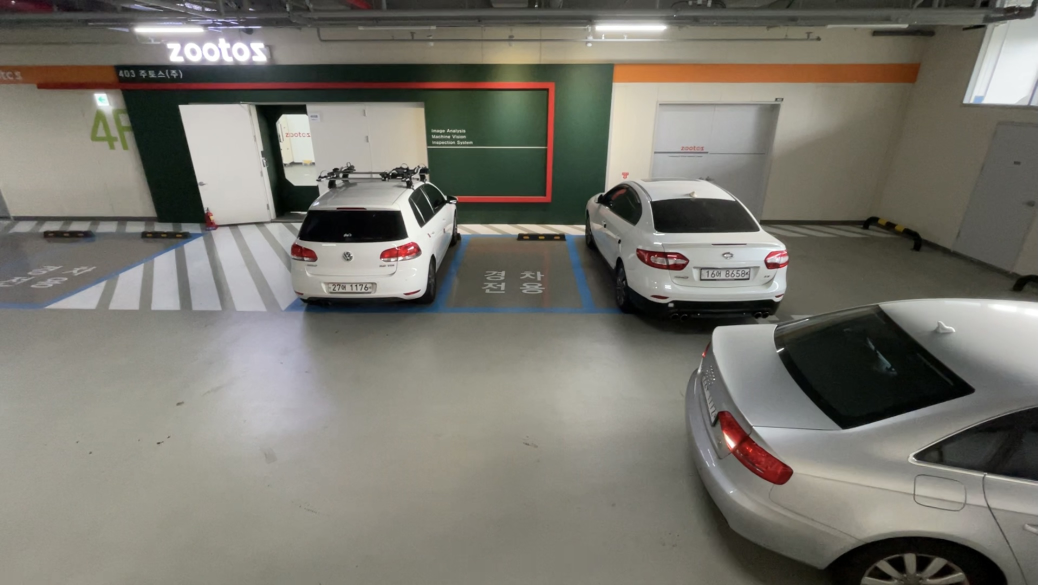
#> input picture homography/front_image/front3.jpg, 2075 x 1170 px (shown at 1/2 size)
$ python topview.py
#> lines starting #> are read from the running program, lines starting #| are printed output that depends on the picture
import cv2
import matplotlib.pyplot as plt
import numpy as np

# Input Image
input = cv2.imread('front_image/front3.jpg')
#> input is the input picture: shape (1170, 2075, 3); mean B, G, R 110, 118.6, 121
plt.imshow(input)
plt.show()

# Coordinates that you want to Perspective Transform
pts1 = np.float32([[407, 722], [823, 300], [1390, 300], [1762, 722]])
# Size of the Transformed Image
pts2 = np.float32([[100,1140],[100,100],[620,100],[620,1140]])

#view point position
#for val in pts1:
#    cv2.circle(paper,(val[0],val[1]),5,(0.0,255.0,0.0),-1)

# Homography Matrix
M = cv2.getPerspectiveTransform(pts1,pts2)

# Apply Homography Matrix
dst = cv2.warpPerspective(input,M,(720,1440))
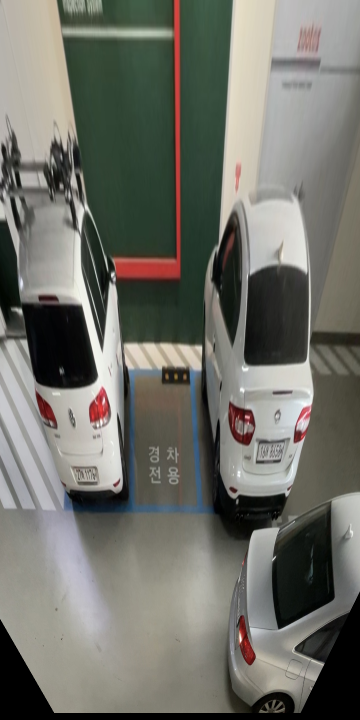
#> dst: shape (1440, 720, 3) (shown at 1/2 size); mean B, G, R 104.7, 112.4, 112
dst = np.array(dst)

# Output Image
cv2.imwrite("output_front.jpg", dst)
plt.imshow(dst)
plt.show()

$ run again, with homography/front_image/front1.jpg copied over homography/front_image/front3.jpg
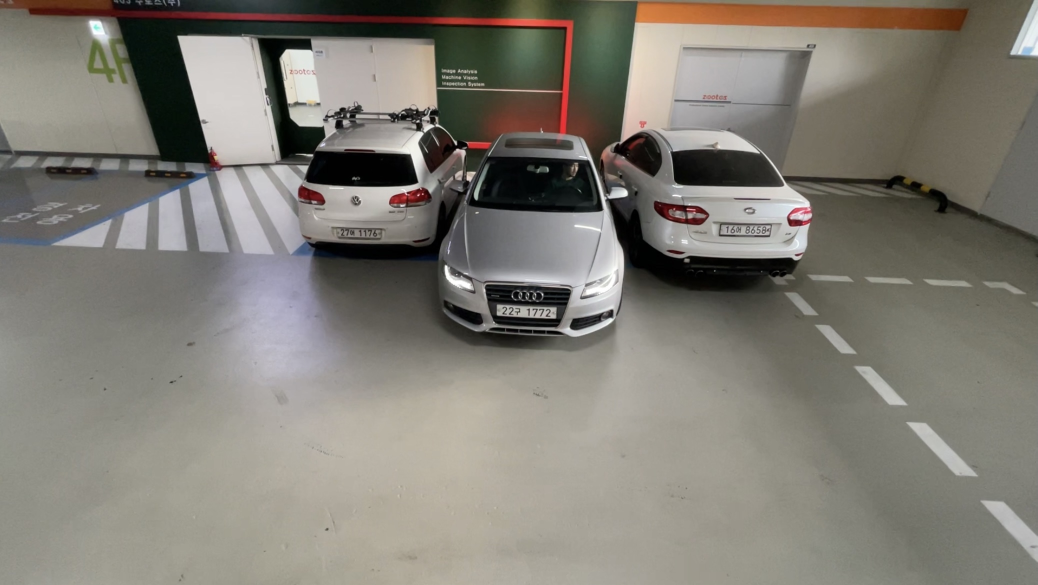
#> input picture homography/front_image/front1.jpg, 2075 x 1170 px (shown at 1/2 size)
#> input is the input picture: shape (1170, 2075, 3); mean B, G, R 116.7, 125.2, 128.9
#> `dst = cv2.warpPerspective(input,M,(720,1440))`:
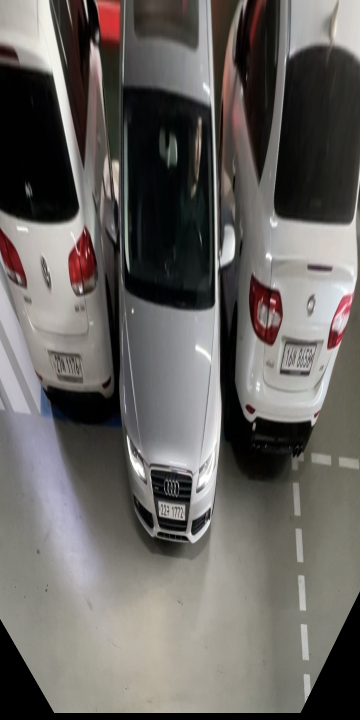
#> dst: shape (1440, 720, 3) (shown at 1/2 size); mean B, G, R 96.3, 99.8, 102.9

$ run again, with homography/front_image/front2.jpg copied over homography/front_image/front3.jpg
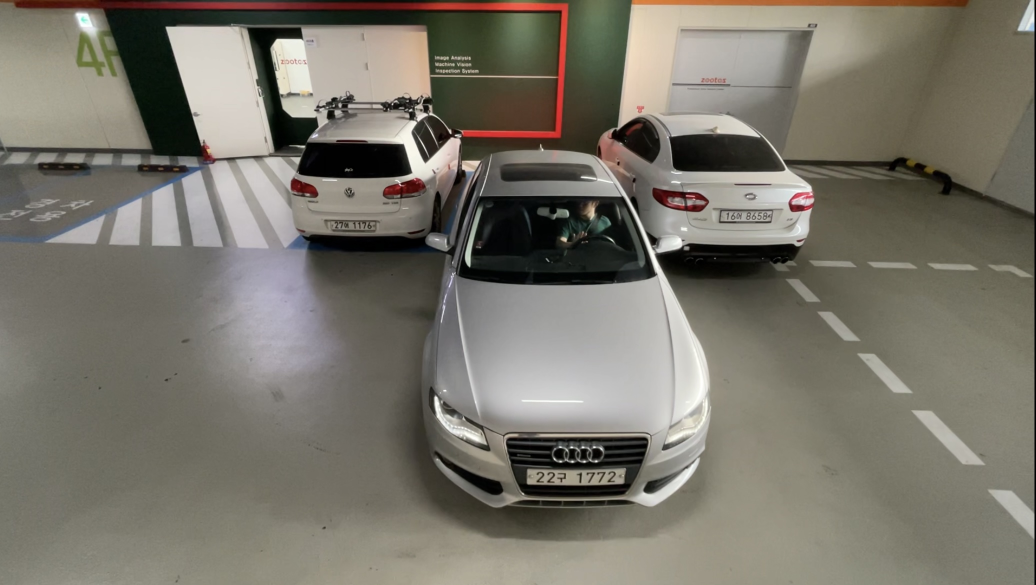
#> input picture homography/front_image/front2.jpg, 2071 x 1170 px (shown at 1/2 size)
#> input is the input picture: shape (1170, 2071, 3); mean B, G, R 106, 116.7, 120.6
#> `dst = cv2.warpPerspective(input,M,(720,1440))`:
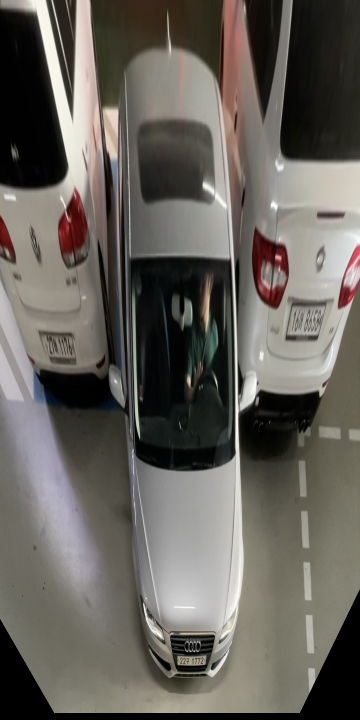
#> dst: shape (1440, 720, 3) (shown at 1/2 size); mean B, G, R 91.8, 98.1, 101.9

$ run again, with homography/front_image/front4.jpg copied over homography/front_image/front3.jpg
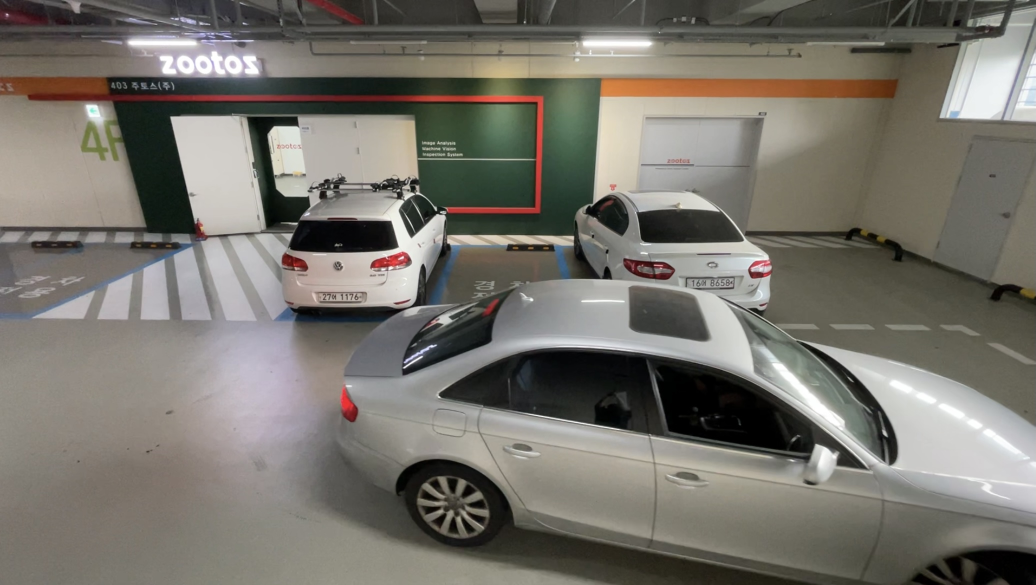
#> input picture homography/front_image/front4.jpg, 2071 x 1170 px (shown at 1/2 size)
#> input is the input picture: shape (1170, 2071, 3); mean B, G, R 107.7, 115.4, 118.7
#> `dst = cv2.warpPerspective(input,M,(720,1440))`:
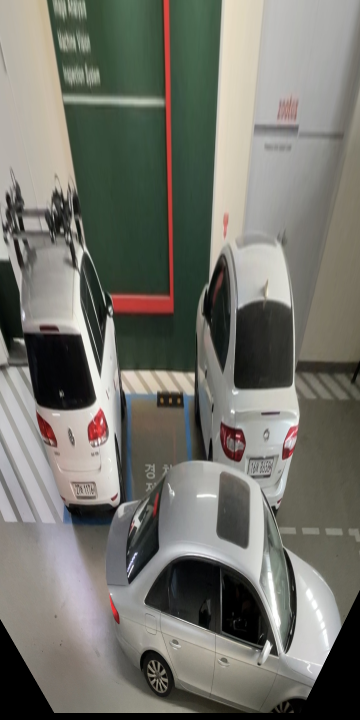
#> dst: shape (1440, 720, 3) (shown at 1/2 size); mean B, G, R 107.2, 115, 115.2
